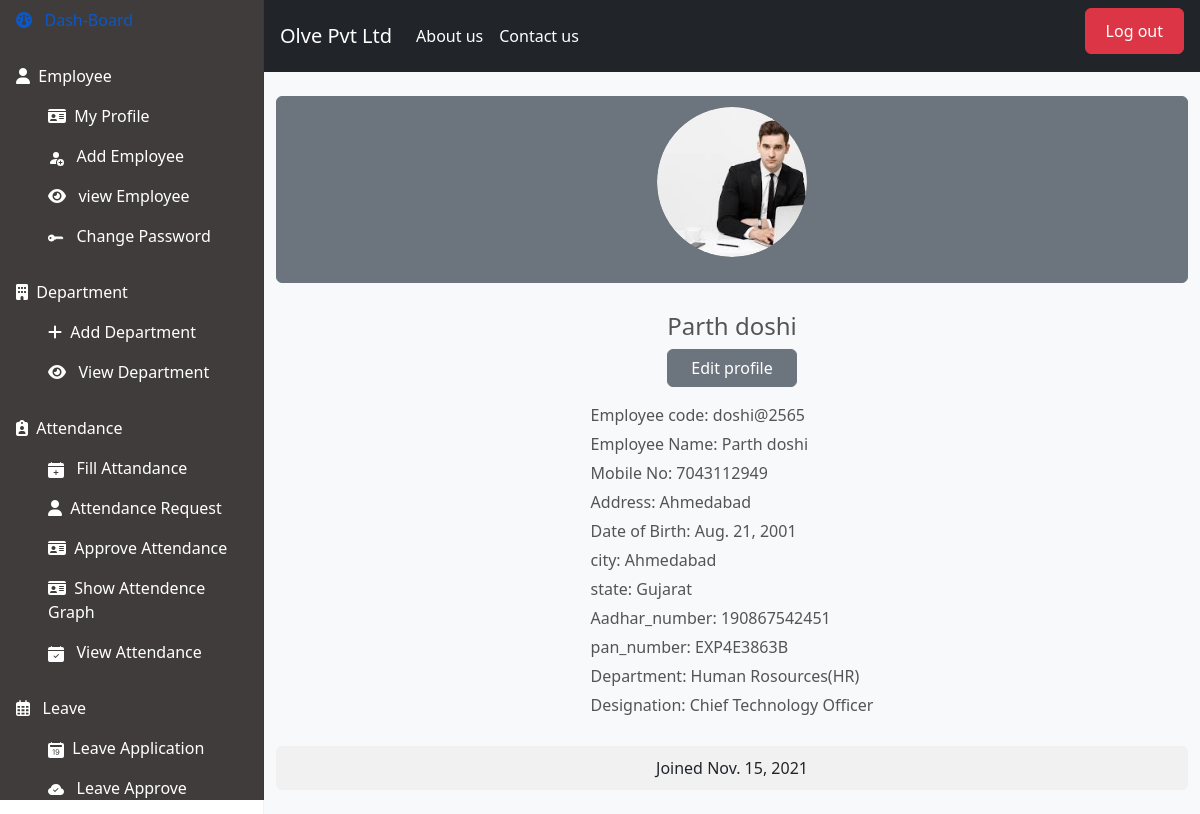
Screenshot of /my_profile/ (signed in) with the database file from the repository.
### hr/models.py (models this page shows, shortened)
class Employee(models.Model):
    user = models.ForeignKey(User,on_delete=models.CASCADE)
    id = models.BigAutoField(primary_key=True)
    emp_code = models.CharField(unique=True, max_length=20) #emp id for login
    profile = models.ImageField(upload_to="images",blank=True,null=True)
    email = models.EmailField()
    mobile_number = models.CharField(max_length=13,null=True,blank=True)
    date_of_birth = models.DateField()
    employee_address = models.TextField(max_length=1000)
    city_id = models.ForeignKey(City, null=True, blank=True, on_delete=models.CASCADE)
    state_id = models.ForeignKey(State, null=True, blank=True, on_delete=models.CASCADE)
    aadhar_number = models.CharField(max_length=12, null=True, blank=True,unique=True)
    pan_number = models.CharField(max_length=10, null=True, blank=True,unique=True)
    dep_id = models.ForeignKey(Department, null=True, blank=True, on_delete=models.CASCADE)
    designation_id = models.ForeignKey(Designation, null=True, blank=True, on_delete=models.CASCADE)
    date_of_joining = models.DateField()
    is_hr = models.BooleanField(default=False)
    is_employee = models.BooleanField(default=False)

class City(models.Model):
    id = models.BigAutoField(primary_key=True)
    name = models.CharField(max_length=50)
    def __str__(self):
        return self.name

class State(models.Model):
    id = models.BigAutoField(primary_key=True)
    name = models.CharField(max_length=50)
    def __str__(self):
        return self.name

class Department(models.Model):
    id = models.BigAutoField(unique=True, primary_key=True)
    department_name=models.CharField(max_length=50)
    added_by = models.ForeignKey(User, on_delete=models.CASCADE, default=None, null=True, blank=True)
    def __str__(self):
        return self.department_name

class Designation(models.Model):
    id = models.BigAutoField(unique=True,primary_key=True)
    name = models.CharField(max_length=50)
    def __str__(self):
        return self.name

### hr/views.py (the view)
# urls.py: path('my_profile/',my_profile,name='my_profile'),
def my_profile(request):
    if request.session.get('username'):
        user = User.objects.filter(username=request.session.get('username'))
        emp_id = Employee.objects.filter(user=user[0])
        print(emp_id[0].is_hr)
        context = {
            'username': request.session.get('username'),
            'emp': emp_id[0],
            'is_hr': emp_id[0].is_hr
        }
    else:
        context = {}
    return render(request,'my_profile.html',context)

### hr/templates/my_profile.html (shortened to what this page needs)
{% extends "index.html" %} {% load static %} {% block mycontent %}
<div class="container my-4">
    <button class="btn btn-secondary">
        <div class="round-image-container">
            <img src="{% if emp.profile %}{{ emp.profile.url }}{% else %}{% static 'images/emp.profile' %}{% endif %}"
                class="round-image" />
        </div>
    </button>
    <div class="container-item mt-0">
        <div class="text">
            <span class="fs-4 d-block text-center">{{ emp.user.first_name|add:" " }}{{ emp.user.last_name }}</span>
            <a href="{% url 'update_employee' emp.id %}" class="btn btn-secondary d-block text-center"> Edit profile</a>
        </div>
        <div class="text mt-3">
            <span>Employee code: {{ emp.emp_code }}</span>
            <span>Employee Name: {{emp.user.first_name|add:" "|add:emp.user.last_name}}</span>
            <span>Mobile No: {{emp.mobile_number}}</span>
            <span>Address: {{ emp.employee_address }}</span>
            <span>Date of Birth: {{ emp.date_of_birth }}</span>
            <span>city: {{emp.city_id}}</span>
            <span>state: {{ emp.state_id }}</span>
            <span>Aadhar_number: {{ emp.aadhar_number }}</span>
            <span>pan_number: {{ emp.pan_number }}</span>
            <span>Department: {{ emp.dep_id }}</span>
            <span>Designation: {{ emp.designation_id }}</span>
        </div>
    </div>
    <div class="px-2 rounded mt-4 date">
        <span class="join">Joined {{emp.date_of_joining}}</span>
    </div>
</div>
{% endblock %}

### hr/static/css/style.css (style rules this page uses)
* { margin: 0; padding: 0; box-sizing: border-box; }
input, button,textarea { width: 100%; padding-left: 20px; margin-bottom: 10px; border-radius: 5px; border: 1px solid #ccc; padding: 10px 20px !important; }

### hr/templates/my_profile.html (style rules this page uses)
.round-image-container { display: block; margin: 0px auto; width: 150px; height: 150px; overflow: hidden; border-radius: 50%; margin-bottom: 15px; }
.round-image { width: 100%; height: 100%; object-fit: cover; border-radius: 50%; }
.text { font-size: 16px; color: #545454; margin-top: 15px; }
.text span { display: block; margin-bottom: 5px; }
.px-2.rounded.mt-4.date { background-color: #f1f1f1; padding: 10px; border-radius: 8px; text-align: center; margin-top: 20px; }
.container-item { display: flex; flex-direction: column; align-items: center; }

### rows the page displays
Employee: profile (picture), user.first_name|add "Parth", user.last_name "doshi", emp_code "doshi@2565", user.first_name|add "Parth doshi", mobile_number "7043112949", employee_address "Ahmedabad", date_of_birth "Aug. 21, 2001", city_id "Ahmedabad", state_id "Gujarat", aadhar_number "190867542451", pan_number "EXP4E3863B", dep_id "Human Rosources(HR)", designation_id "Chief Technology Officer", date_of_joining "Nov. 15, 2021"
